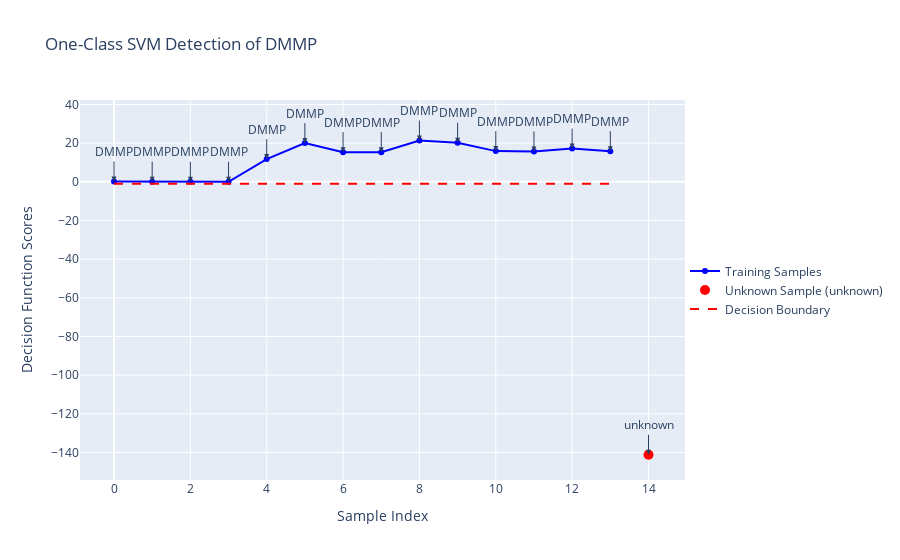

The notebook cell saved with this chart:
### Code cell
# OneClassSVM model
Z_train = clf.decision_function(X_train)
decision_function_scores_unknown = clf.decision_function(combined_dataframe)

# Convert the scores to a pandas DataFrame
scores_df_train = pd.DataFrame({'Sample Index': X_train.index, 'Decision Function Scores': Z_train})
scores_df_unknown = pd.DataFrame({'Sample Index': [X_train.index.max() + 1], 'Decision Function Scores': decision_function_scores_unknown})
scores_df_unknown['Decision Function Scores'] = scores_df_unknown['Decision Function Scores'].round(decimals=2)

# Predict inliers and outliers based on the threshold for decision function value
threshold = -1
unknown_prediction = "unknown" if scores_df_unknown['Decision Function Scores'].iloc[0] < threshold else "DMMP"

# Create traces for training samples, unknown sample, and decision boundary
trace_train = go.Scatter(x=scores_df_train['Sample Index'], y=scores_df_train['Decision Function Scores'], mode='lines+markers',
                         name='Training Samples', line=dict(color='blue'))

trace_unknown = go.Scatter(x=scores_df_unknown['Sample Index'], y=scores_df_unknown['Decision Function Scores'], mode='markers',
                           name=f'Unknown Sample ({unknown_prediction})', marker=dict(color='red', size=10))

# Add labels for training samples
predictions = np.where(scores_df_train['Decision Function Scores'] < threshold, "unknown", "DMMP")
annotations_train = [dict(x=scores_df_train['Sample Index'][i], y=scores_df_train['Decision Function Scores'][i],
                           text=predictions[i], showarrow=True, arrowhead=2, ax=0, ay=-30) for i in range(len(predictions))]

# Add label for unknown sample
annotations_unknown = [dict(x=scores_df_unknown['Sample Index'].iloc[0], y=scores_df_unknown['Decision Function Scores'].iloc[0],
                             text=unknown_prediction, showarrow=True, arrowhead=2, ax=0, ay=-30)]

# Create decision boundary trace
decision_boundary_trace = go.Scatter(x=[scores_df_train['Sample Index'].min(), scores_df_train['Sample Index'].max()],
                                     y=[threshold, threshold], mode='lines', name='Decision Boundary', line=dict(color='red', dash='dash'))

# Create layout
layout = go.Layout(title="One-Class SVM Detection of DMMP", xaxis=dict(title="Sample Index"), yaxis=dict(title="Decision Function Scores"),
                   legend=dict(x=1, y=0.5), annotations=annotations_train + annotations_unknown)

# Create figure
fig = go.Figure(data=[trace_train, trace_unknown, decision_boundary_trace], layout=layout)

fig.show()

### Figure 1 — Plotly figure (JSON) as saved in the notebook; plotly's stock layout.template omitted (floating-point values rounded to 4 significant figures)
{"data": [{"line": {"color": "blue"}, "mode": "lines+markers", "name": "Training Samples", "type": "scatter", "x": [0, 1, 2, 3, 4, 5, 6, 7, 8, 9, 10, 11, 12, 13], "y": [0.2005, 0.06785, 9.712e-06, 0.03478, 11.77, 20.06, 15.36, 15.33, 21.38, 20.19, 15.89, 15.67, 17.2, 15.81]}, {"marker": {"color": "red", "size": 10}, "mode": "markers", "name": "Unknown Sample (unknown)", "type": "scatter", "x": [14], "y": [-141.2]}, {"line": {"color": "red", "dash": "dash"}, "mode": "lines", "name": "Decision Boundary", "type": "scatter", "x": [0, 13], "y": [-1, -1]}], "layout": {"annotations": [{"arrowhead": 2, "ax": 0, "ay": -30, "showarrow": true, "text": "DMMP", "x": 0, "y": 0.2005}, {"arrowhead": 2, "ax": 0, "ay": -30, "showarrow": true, "text": "DMMP", "x": 1, "y": 0.06785}, {"arrowhead": 2, "ax": 0, "ay": -30, "showarrow": true, "text": "DMMP", "x": 2, "y": 9.712e-06}, {"arrowhead": 2, "ax": 0, "ay": -30, "showarrow": true, "text": "DMMP", "x": 3, "y": 0.03478}, {"arrowhead": 2, "ax": 0, "ay": -30, "showarrow": true, "text": "DMMP", "x": 4, "y": 11.77}, {"arrowhead": 2, "ax": 0, "ay": -30, "showarrow": true, "text": "DMMP", "x": 5, "y": 20.06}, {"arrowhead": 2, "ax": 0, "ay": -30, "showarrow": true, "text": "DMMP", "x": 6, "y": 15.36}, {"arrowhead": 2, "ax": 0, "ay": -30, "showarrow": true, "text": "DMMP", "x": 7, "y": 15.33}, {"arrowhead": 2, "ax": 0, "ay": -30, "showarrow": true, "text": "DMMP", "x": 8, "y": 21.38}, {"arrowhead": 2, "ax": 0, "ay": -30, "showarrow": true, "text": "DMMP", "x": 9, "y": 20.19}, {"arrowhead": 2, "ax": 0, "ay": -30, "showarrow": true, "text": "DMMP", "x": 10, "y": 15.89}, {"arrowhead": 2, "ax": 0, "ay": -30, "showarrow": true, "text": "DMMP", "x": 11, "y": 15.67}, {"arrowhead": 2, "ax": 0, "ay": -30, "showarrow": true, "text": "DMMP", "x": 12, "y": 17.2}, {"arrowhead": 2, "ax": 0, "ay": -30, "showarrow": true, "text": "DMMP", "x": 13, "y": 15.81}, {"arrowhead": 2, "ax": 0, "ay": -30, "showarrow": true, "text": "unknown", "x": 14, "y": -141.2}], "legend": {"x": 1, "y": 0.5}, "title": {"text": "One-Class SVM Detection of DMMP"}, "xaxis": {"title": {"text": "Sample Index"}}, "yaxis": {"title": {"text": "Decision Function Scores"}}}}
